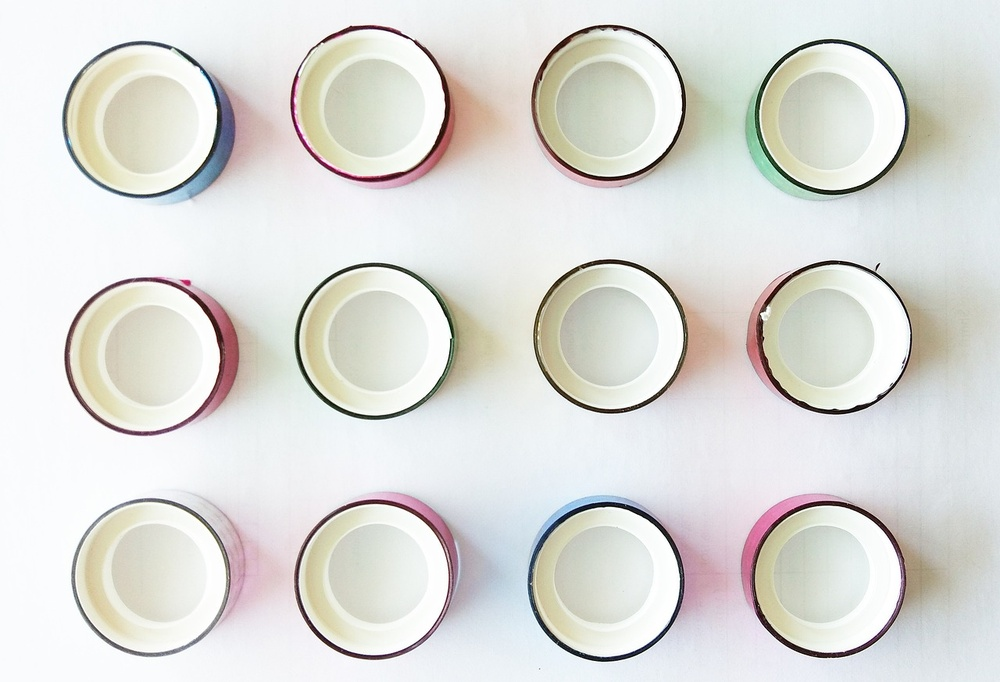
#> input picture 4.Object Detection/Circle Detection/Image Used/circle.jpg, 1000 x 682 px, shrunk from 1280 x 873 before the run, found by its file name
$ python 'Circle Detection ( HOUGH_CIRCLE ) .py'
#> lines starting #> are read from the running program, lines starting #| are printed output that depends on the picture; after the words box and inside, x2 and y2 are one past the last pixel; in counts of white or black regions, pixels touching at a corner belong together
#!/usr/bin/env python
# coding: utf-8

# In[1]:


import cv2
import numpy as np
import matplotlib.pyplot as plt

get_ipython().run_line_magic('matplotlib', 'inline')


# In[2]:


import warnings
warnings.filterwarnings('ignore')


# In[5]:


image = cv2.imread(r'C:\Users\DELL\Desktop\python project\open cv2\New folder (11)\circle.jpg')
#> image is the input picture: shape (682, 1000, 3); mean B, G, R 217.7, 221.3, 221.3
plt.imshow(cv2.cvtColor(image, cv2.COLOR_BGR2RGB))
plt.title('Original Image')
plt.show()


# ### Circle Detection ( HOUGH_CIRCLE )  :

# The cv2.HoughCircles function in OpenCV is used to detect circles in images using the Hough Circle Transform method. It requires parameters like method (usually cv2.HOUGH_GRADIENT), dp for resolution control, MinDist to set minimum circle distance, param1 for edge detection, param2 for detection threshold, and minRadius and MaxRadius to limit circle sizes. By adjusting these parameters, you can fine-tune circle detection for different scenarios, aiding applications like object recognition and automation.

# In[9]:


gray = cv2.cvtColor(image, cv2.COLOR_BGR2GRAY)
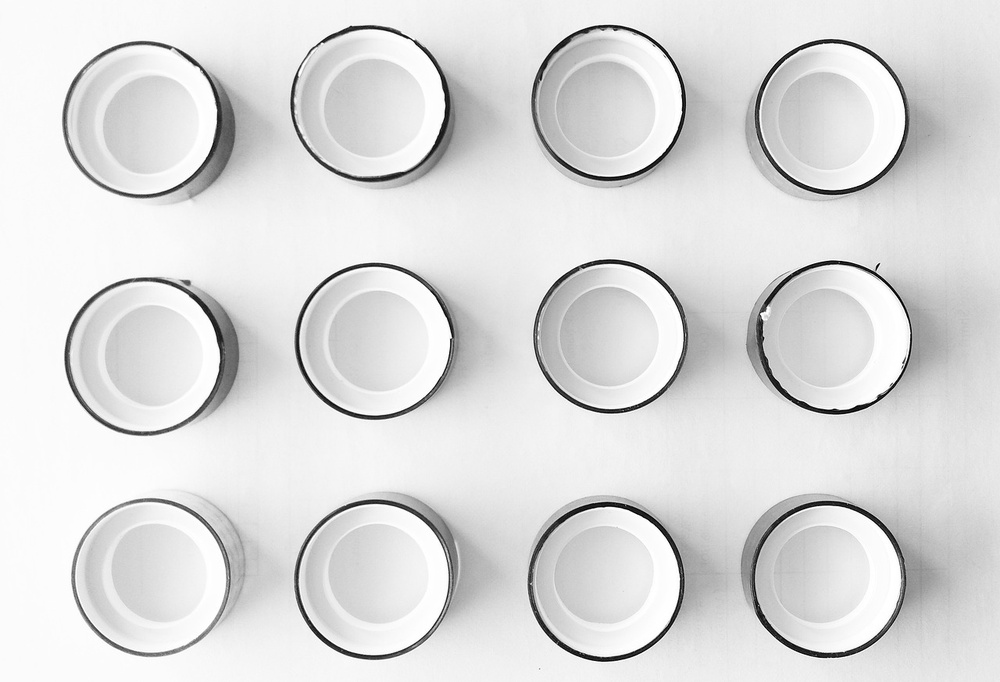
#> gray: shape (682, 1000); min 0, max 255, mean 220.9
blur = cv2.medianBlur(gray, 5)

circles = cv2.HoughCircles(blur, cv2.HOUGH_GRADIENT, 1.2, 25)
#> circles = [[605.4, 581.4, 79.32], [142.2, 119.4, 79.32], [373.8, 576.6, 77.88], [832.2, 115.8, 73.44], [833.4, 336.6, 77.16], [828.6, 579, 77.76], [147, 355.8, 77.28], [373.8, 342.6, 76.44], [609, 103.8, 72.72], [609, 335.4, 72.24], [150.6, 577.8, 75.12], [375, 106.2, 74.88]]
if circles is not None:
    circles = np.round(circles[0, :]).astype("int")
#> circles = [[605, 581, 79], [142, 119, 79], [374, 577, 78], [832, 116, 73], [833, 337, 77], [829, 579, 78], [147, 356, 77], [374, 343, 76], [609, 104, 73], [609, 335, 72], [151, 578, 75], [375, 106, 75]]

    for i in circles:
        cv2.circle(image, (i[0], i[1]), i[2], (0, 255, 0), 2)
        cv2.circle(image, (i[0], i[1]), 2, (0, 0, 255), 3)
#> this loop made 12 passes
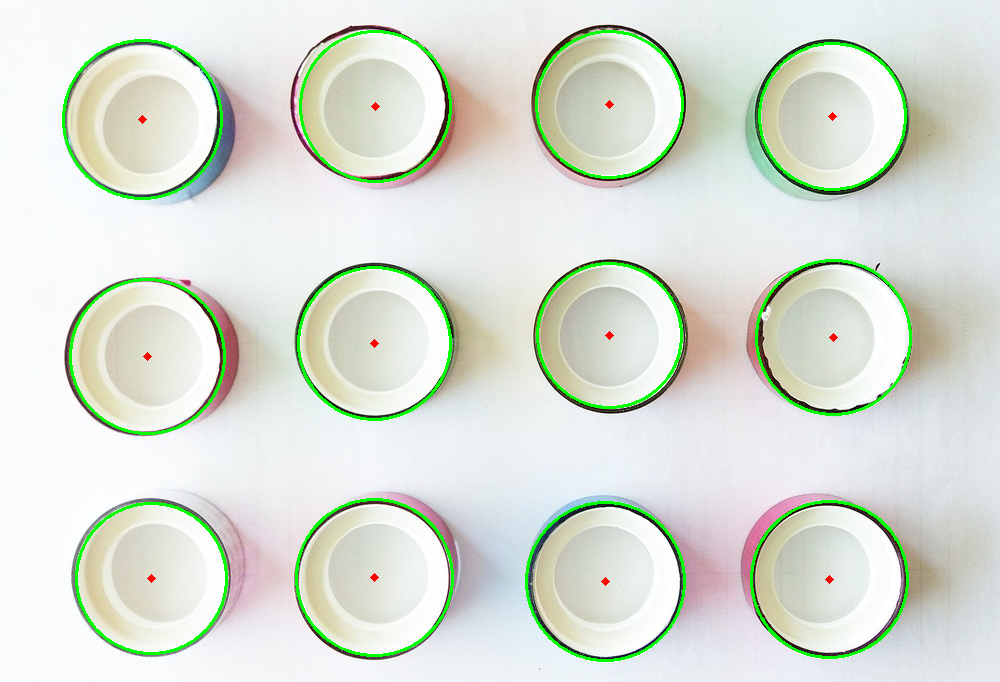
#> image: shape (682, 1000, 3); 2.59% of pixels changed, all inside (x1, y1, x2, y2) = (62, 30, 912, 662)

    plt.imshow(cv2.cvtColor(image, cv2.COLOR_BGR2RGB))
    plt.title('Detected Circles')
    plt.show()
else:
    print("No circles detected.")


# In[ ]:
